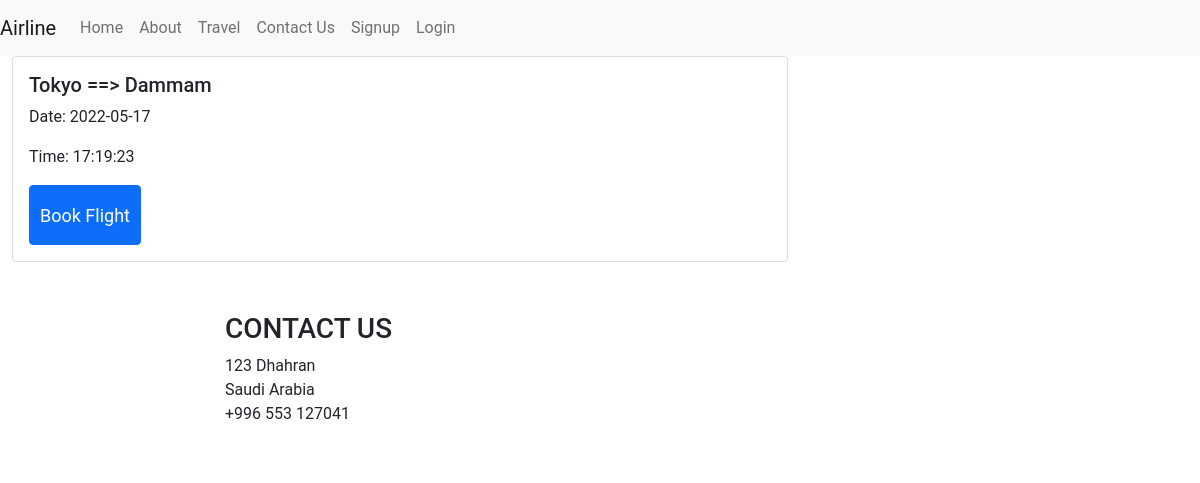
Before: /php/search.php?Destination=Tokyo  with the older database file.
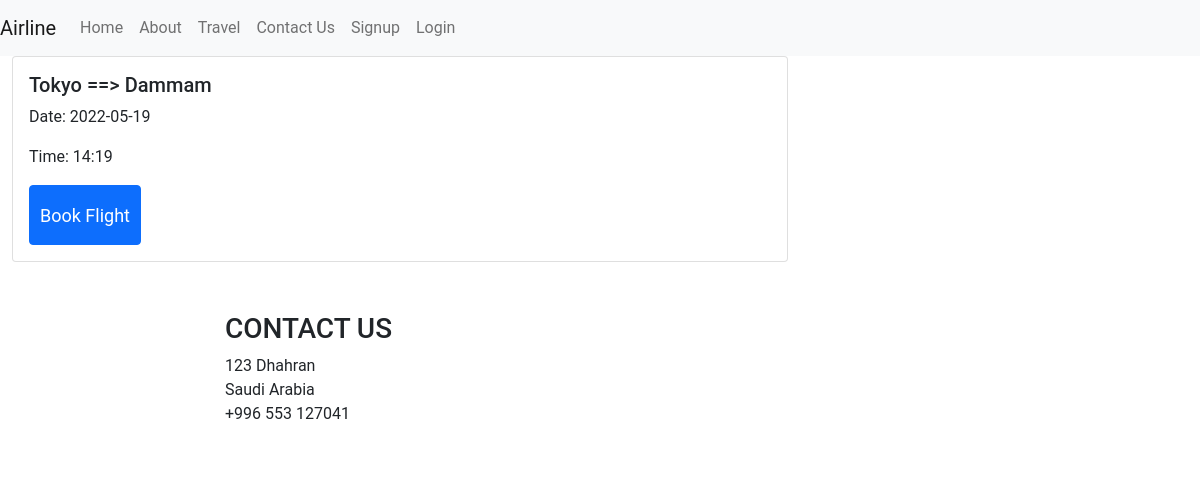
After: the same page with the newer database file.
### tables this page shows
CREATE TABLE `flight` (
  `Flight_NO` int(15) NOT NULL,
  `Date` date NOT NULL,
  `Time` char(10) NOT NULL,
  `Destination` varchar(10) NOT NULL,
  `Departure` varchar(10) NOT NULL,
  `Plane_NO` int(15) NOT NULL
);

### php/database.php (called while the page is built, shortened)
<?php
class Database{
    private $connection;
    public function __construct() {
        $host = "localhost";
        $user = "root";
        $password = "";
        $database = "airline";
        $this->connection = new mysqli($host, $user, $password, $database);
    }
    private function execQurey($sql_query, $query_type){
        if($query_type === "GET"){
            $query_result = mysqli_query($this->connection, $sql_query);
            if($query_result){
                return mysqli_fetch_all($query_result, MYSQLI_ASSOC);
            }
            else{
                return mysqli_error($this->connection);
            }
        }
    }
    public function getFlights($date, $destination, $departure){
        $conditions = array();
        if(!empty($destination)) { $conditions[] = "Destination = '$destination'"; }
        $where = implode(' AND ', $conditions);
        $sql = "SELECT Flight_NO, Destination, Departure, Date, Time FROM FLIGHT
                WHERE " . $where;
        return $this->execQurey($sql, "GET");
    }
}
?>

### php/search.php (the view, shortened to what this page needs)
<?php
require("database.php");
$db = new Database();
include_once("header.php");
if(isset($_GET)){
    $destination = $_GET["Destination"];
    $departure = $_GET["Departure"];
    $date = $_GET["Date"];
    $query_flights_result = $db->getFlights($date, $destination, $departure);
}
?>
    <div class="container-fluid !direction !spacing">
        <?php foreach($query_flights_result as $table_row): ?>
        <div class="row ${1| ,row-cols-2,row-cols-3, auto,justify-content-md-center,|}">
            <div class="col-8  ">
                <div class="card">
                    <div class="card-body">
                        <form name="flight-<?php echo($table_row["Flight_NO"]); ?>"action="booking/booking_page.php" method="Get">
                            <h5 class="card-title"><?php echo($table_row["Destination"]);?> ==> <?php echo($table_row["Departure"]);?></h5>
                            <p class="card-text">Date: <?php echo($table_row["Date"]);?>
                            </p>
                            <p class="card-text">Time: <?php echo($table_row["Time"]);?>
                            </p>
                            <input type="submit" value="Book Flight" class="btn btn-primary">
                        </form>
                    </div>
                </div>
            </div>
        </div>
        <?php endforeach; ?>
    </div>
<?php include_once("footer.php"); ?>

Changed rows visible on the page:
changed flight "Tokyo": Date "2022-05-17" → "2022-05-19"; Time "17:19:23" → "14:19"
